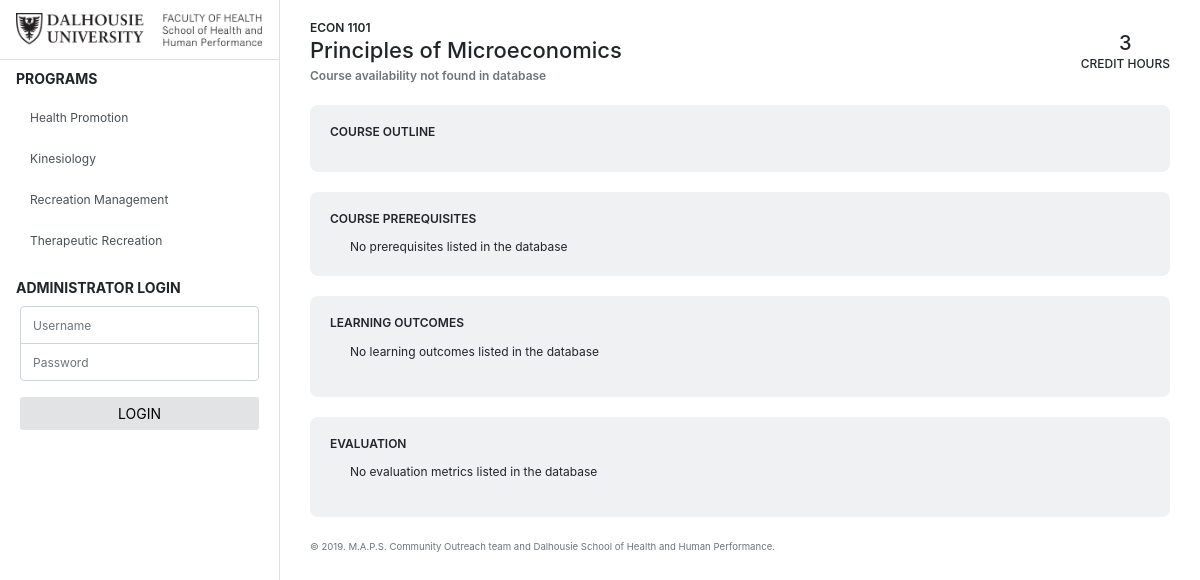
/course.php?course=ECON 1101, run on the app's committed database.
### tables this page shows
CREATE TABLE IF NOT EXISTS `course` (
  `courseCode` VARCHAR(255) NOT NULL,
  `courseTitle` VARCHAR(255) NOT NULL,
  `courseOutline` TEXT NULL DEFAULT NULL,
  `prerequisites` TEXT NULL DEFAULT NULL,
  `learningoutcomes` TEXT NULL DEFAULT NULL,
  `creditHrs` INT NULL,
  `evaluation` TEXT NULL DEFAULT NULL,
  `availability` VARCHAR(45) NULL,
  `program` VARCHAR(45) NULL,
 
  PRIMARY KEY (`courseCode`));

### html/includes/db.php (called while the page is built, shortened)
<?php
function query($db, $q, $arg=[]) {
   $stmt = $db->prepare($q);
   $stmt->execute($arg);
   return $stmt->fetch();
}
function getCourse($db, $coursecode) {
   $q = 'SELECT * FROM `course` WHERE courseCode LIKE ?';
   return query($db, $q, [$coursecode]);
}
?>

### html/course.php (the view, shortened to what this page needs)
<?php include("includes/header.php");
function courseprereq($db, $course){
   $temp=$course['prerequisites'];
   $temp= explode (',',$temp);
   foreach($temp as $prereq){
      $arr = explode("/", $prereq, 2);
      $first= $arr[0];
      $c= getCourse($db, $first);
      if($first!=null){
         if ($c != null) {
            echo '<a role="button" class="btn btn-secondary btn-sm" href="course.php?course='.$first.'">'.$prereq."</a>\n";
         } else {
            echo '<a role="button" class="btn btn-secondary btn-sm" style="pointer-events: none;">'.$prereq."</a>\n";
         }
      }else {
         echo "No prerequisites listed in the database";
      }
   }
}?>
                <div class="class-name-hours d-flex justify-content-between align-items-center">
                    <div class="class-title">
                        <p><?php echo $course['courseCode']; ?></p>
                        <h2><?php echo $course['courseTitle'];?></h2>
                        <p class="text-muted mt-1">
                            <span><?php if ($course['availability'] != null) { echo "Available in the ".$course['availability']; } else { echo "Course availability not found in database"; } ?></span>
                        </p>
                    </div>
                    <div class="credit-hours align-middle text-center">
                        <h2><?php echo $course['creditHrs'];?></h2>
                        <p>CREDIT HOURS</p>
                    </div>
                </div>
                <div class="card">
                    <div class="card-body">
                        <h6 class="card-title">COURSE OUTLINE</h6>
                    </div>
                </div>
                <div class="card">
                    <div class="card-body">
                        <h6 class="card-title">COURSE PREREQUISITES</h6>
                        <div class="outcomes-list"><?php courseprereq($db, $course); ?></div>
                    </div>
                </div>
                <div class="card">
                    <div class="card-body">
                        <h6 class="card-title">LEARNING OUTCOMES</h6>
                        <ul class="outcomes-list">
                        <?php
if ($course['learningoutcomes'] != null) {
   array_map(function ($outcome) {echo '<li>'.$outcome.'</li>'; }, explode("\n", $course['learningoutcomes']));
} else {
   echo "<p>No learning outcomes listed in the database</p>\n";
}
?>
                        </ul>
                    </div>
                </div>
                <div class="card">
                    <div class="card-body">
                        <h6 class="card-title">EVALUATION</h6>
                        <ul class="outcomes-list">
                        <?php
if ($course['evaluation'] != null) {
   array_map(function ($outcome) {echo '<li>'.$outcome.'</li>'; }, explode("\n", $course['evaluation']));
} else {
   echo "<p>No evaluation metrics listed in the database</p>\n";
}
?>
                        </ul>
                    </div>
                </div>
<?php include("includes/footer.php"); ?>

### html/css/hahp-styles.css (style rules this page uses)
body { font-size: 12px; }
.class-name-hours { margin-bottom: 20px; }
.program-title p, .class-title p { font-size: 12px; font-weight: 600; margin: 0px; }
.program-title h2, .class-title h2 { font-size: 22px; margin: 0px; }
.credit-hours h2 { font-size: 20px; margin: 0px; }
.credit-hours p { font-size: 12px; font-weight: 500; margin: 0px; }
.card { border-radius: 8px; background-color: rgba(108, 117, 125, 0.1); border: 0; margin-bottom: 20px; }
.card-title { font-size: 12px; font-weight: 600; }
.outcomes-list { padding-left: 20px; margin-bottom: 0px; }

### data on the page
course: courseCode "ECON 1101", courseTitle "Principles of Microeconomics", creditHrs "3"
